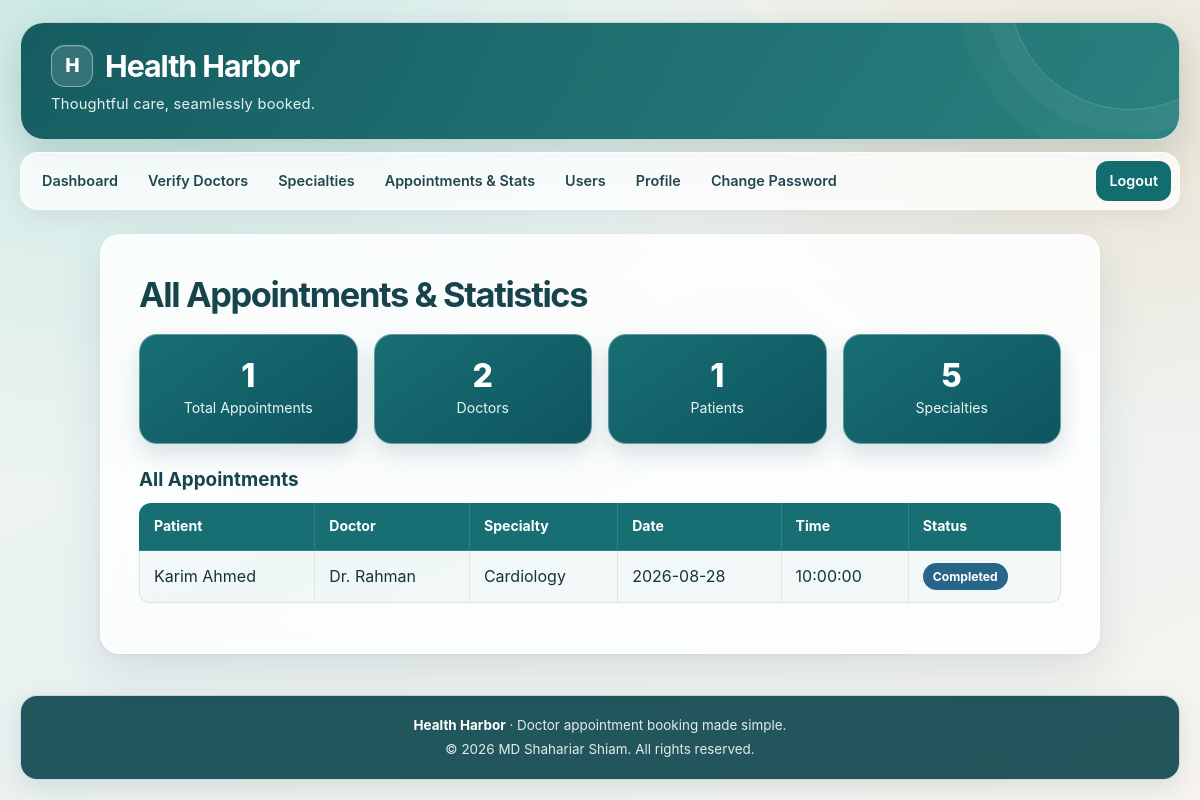
Page /View/view_appointments.php (signed in) on the committed database.
### tables this page shows
CREATE TABLE IF NOT EXISTS appointments (
    id         INT AUTO_INCREMENT PRIMARY KEY,
    patient_id INT NOT NULL,
    doctor_id  INT NOT NULL,
    slot_id    INT DEFAULT NULL UNIQUE,
    appt_date  DATE NOT NULL,
    appt_time  TIME NOT NULL,
    reason     VARCHAR(255),
    status     ENUM('Pending','Accepted','Rejected','Completed','Cancelled') NOT NULL DEFAULT 'Pending',
    notes      TEXT DEFAULT NULL,
    created_at TIMESTAMP DEFAULT CURRENT_TIMESTAMP,
    FOREIGN KEY (patient_id) REFERENCES users(id) ON DELETE CASCADE,
    FOREIGN KEY (doctor_id) REFERENCES users(id) ON DELETE CASCADE,
    FOREIGN KEY (slot_id, doctor_id) REFERENCES slots(id, doctor_id) ON DELETE RESTRICT
);

CREATE TABLE IF NOT EXISTS users (
    id        INT AUTO_INCREMENT PRIMARY KEY,
    name      VARCHAR(100) NOT NULL,
    email     VARCHAR(100) NOT NULL UNIQUE,
    password  VARCHAR(255) NOT NULL,
    phone     VARCHAR(20),
    role      ENUM('patient','doctor','admin') NOT NULL DEFAULT 'patient',
    specialty VARCHAR(100) DEFAULT NULL,
    status    VARCHAR(20) NOT NULL DEFAULT 'pending'
);

### Model/db.php (called while the page is built, shortened)
<?php
class db {
    function getAllAppointments($connection) {
        $sql = "SELECT a.id, a.appt_date, a.appt_time, a.status,
                       p.name AS patient_name, d.name AS doctor_name, d.specialty
                FROM appointments a
                JOIN users p ON a.patient_id = p.id
                JOIN users d ON a.doctor_id = d.id
                ORDER BY a.id DESC";
        return $connection->query($sql);
    }
    function getStats($connection) {
        $stats = array();
        $stats["appointments"] = $connection->query("SELECT COUNT(*) AS c FROM appointments")->fetch_assoc()["c"];
        $stats["doctors"]      = $connection->query("SELECT COUNT(*) AS c FROM users WHERE role = 'doctor'")->fetch_assoc()["c"];
        $stats["patients"]     = $connection->query("SELECT COUNT(*) AS c FROM users WHERE role = 'patient'")->fetch_assoc()["c"];
        $stats["specialties"]  = $connection->query("SELECT COUNT(*) AS c FROM specialties")->fetch_assoc()["c"];
        return $stats;
    }
}
?>

### View/view_appointments.php (the view, shortened to what this page needs)
<?php
include "../Model/db.php";
$database   = new db();
$connection = $database->connection();
$stats      = $database->getStats($connection);
$appts      = $database->getAllAppointments($connection);
function abadge($s) {
    if ($s === "Completed") return "done";
    return "no";
}
?>
<!DOCTYPE html>
<html lang="en-US">
<head>
    <link rel="stylesheet" href="../Design/Style.css">
</head>
<body>
    <div class="header">
        <h2>Health Harbor</h2>
        <p>Thoughtful care, seamlessly booked.</p>
    </div>
    <?php include "nav.php"; ?>
    <div class="container">
        <h1>All Appointments &amp; Statistics</h1>
        <div class="stats">
            <div class="stat"><span class="num"><?php echo (int)$stats["appointments"]; ?></span><span class="label">Total Appointments</span></div>
            <div class="stat"><span class="num"><?php echo (int)$stats["doctors"]; ?></span><span class="label">Doctors</span></div>
            <div class="stat"><span class="num"><?php echo (int)$stats["patients"]; ?></span><span class="label">Patients</span></div>
            <div class="stat"><span class="num"><?php echo (int)$stats["specialties"]; ?></span><span class="label">Specialties</span></div>
        </div>
        <h3>All Appointments</h3>
        <table class="data">
            <tr><th>Patient</th><th>Doctor</th><th>Specialty</th><th>Date</th><th>Time</th><th>Status</th></tr>
            <?php if ($appts && $appts->num_rows > 0): ?>
                <?php while ($a = $appts->fetch_assoc()): ?>
                    <tr>
                        <td><?php echo htmlspecialchars($a["patient_name"]); ?></td>
                        <td><?php echo htmlspecialchars($a["doctor_name"]); ?></td>
                        <td><?php echo htmlspecialchars($a["specialty"] ?? ""); ?></td>
                        <td><?php echo htmlspecialchars($a["appt_date"]); ?></td>
                        <td><?php echo htmlspecialchars($a["appt_time"]); ?></td>
                        <td><span class="badge <?php echo abadge($a["status"]); ?>"><?php echo htmlspecialchars($a["status"]); ?></span></td>
                    </tr>
                <?php endwhile; ?>
            <?php else: ?>
                <tr><td colspan="6" class="empty">No appointments yet.</td></tr>
            <?php endif; ?>
        </table>
    </div>
    <?php include "footer.php"; ?>
</body>
</html>

### Design/Style.css (style rules this page uses)
:root { color-scheme: light; --ink: #17323b; --muted: #49616a; --brand: #126d70; --brand-deep: #0b4e56; --brand-soft: #dcefee; --accent: #d18a52; --danger: #a43743; --line: rgba(59, 102, 109, .18); --surface: rgba(255, 255, 255, .83); --surface-strong: #fff; --shadow: 0 18px 48px rgba(36, 75, 82, .11), 0 2px 8px rgba(36, 75, 82, .05); --radius: 20px; }
* { box-sizing: border-box; }
html { min-height: 100%; scroll-behavior: smooth; }
body { min-height: 100vh; margin: 0; display: flex; flex-direction: column; color: var(--ink); background: radial-gradient(ellipse at 8% 0%, rgba(177, 223, 215, .62), transparent 42rem), radial-gradient(ellipse at 94% 14%, rgba(241, 218, 191, .55), transparent 34rem), linear-gradient(155deg, #f4f8f6 0%, #e9f1f1 52%, #f7f4ef 100%); font-family: -apple-system, BlinkMacSystemFont, "Segoe UI", sans-serif; font-size: 16px; line-height: 1.6; }
.header { position: relative; margin: 22px auto 12px; width: min(1180px, calc(100% - 40px)); padding: 22px 30px; overflow: hidden; border: 1px solid rgba(255,255,255,.72); border-radius: 24px; background: linear-gradient(125deg, rgba(14, 86, 91, .96), rgba(21, 119, 117, .91)); color: #fff; text-align: left; box-shadow: 0 14px 36px rgba(14, 74, 79, .19); }
.header::after { content: ""; position: absolute; width: 240px; height: 240px; right: -72px; top: -155px; border: 1px solid rgba(255,255,255,.19); border-radius: 50%; box-shadow: 0 0 0 24px rgba(255,255,255,.035), 0 0 0 52px rgba(255,255,255,.025); pointer-events: none; }
.header h2 { display: flex; align-items: center; gap: 12px; margin: 0; color: #fff; font-size: clamp(1.45rem, 3vw, 1.9rem); font-weight: 720; letter-spacing: -.035em; line-height: 1.2; }
.header h2::before { content: "H"; display: inline-grid; place-items: center; width: 40px; height: 40px; flex: 0 0 40px; border: 1px solid rgba(255,255,255,.42); border-radius: 14px; background: rgba(255,255,255,.13); color: #fff; font-size: 1.2rem; font-weight: 780; letter-spacing: -.04em; box-shadow: inset 0 1px 0 rgba(255,255,255,.15); }
.header p { margin: 6px 0 0; color: rgba(255,255,255,.9); font-size: .92rem; letter-spacing: .015em; }
.container { flex: 0 0 auto; width: min(1000px, calc(100% - 40px)); margin: 24px auto; padding: clamp(22px, 4vw, 38px); border: 1px solid rgba(255,255,255,.84); border-radius: var(--radius); background: var(--surface); box-shadow: var(--shadow); -webkit-backdrop-filter: blur(22px) saturate(140%); backdrop-filter: blur(22px) saturate(140%); }
h1, h2, h3 { color: #17444c; line-height: 1.25; }
h1 { margin: 0 0 18px; font-size: clamp(1.65rem, 4vw, 2.15rem); font-weight: 710; letter-spacing: -.04em; }
h3 { margin: 24px 0 12px; font-size: 1.18rem; }
.cards, .stats { display: flex; flex-wrap: wrap; gap: 16px; }
.stat { flex: 1 1 160px; padding: 22px; border: 1px solid rgba(255,255,255,.35); border-radius: 18px; background: linear-gradient(145deg, #176f73, #0f555f); color: #fff; text-align: center; box-shadow: 0 10px 22px rgba(13,83,89,.16); }
.stat .num { display: block; font-size: 2rem; font-weight: 760; line-height: 1.2; }
.stat .label { color: rgba(255,255,255,.92); font-size: .88rem; }
table.data { width: 100%; margin: 12px 0; border-collapse: separate; border-spacing: 0; }
table.data th, table.data td { padding: 12px 14px; border-right: 1px solid rgba(59,102,109,.12); border-bottom: 1px solid rgba(59,102,109,.12); text-align: left; vertical-align: middle; }
table.data th { border-color: rgba(255,255,255,.12); background: #176f73; color: #fff; font-size: .88rem; font-weight: 700; }
table.data th:first-child { border-top-left-radius: 12px; }
table.data th:last-child { border-top-right-radius: 12px; }
table.data td:first-child, table.data th:first-child { border-left: 1px solid rgba(59,102,109,.12); }
table.data tr:nth-child(even) td { background: rgba(238,247,245,.78); }
table.data tr:last-child td:first-child { border-bottom-left-radius: 10px; }
table.data tr:last-child td:last-child { border-bottom-right-radius: 10px; }
.badge { display: inline-block; padding: 4px 10px; border-radius: 999px; color: #fff; font-size: .76rem; font-weight: 700; }
.badge.done { background: #276589; }

### rows in the picture
appointments: patient.name "Karim Ahmed", users.name "Dr. Rahman", users.specialty "Cardiology", appt_date "2026-08-28", appt_time "10:00:00", status "Completed"

### other values in the picture
$stats["appointments"] "1"
$stats["doctors"] "2"
$stats["patients"] "1"
$stats["specialties"] "5"
